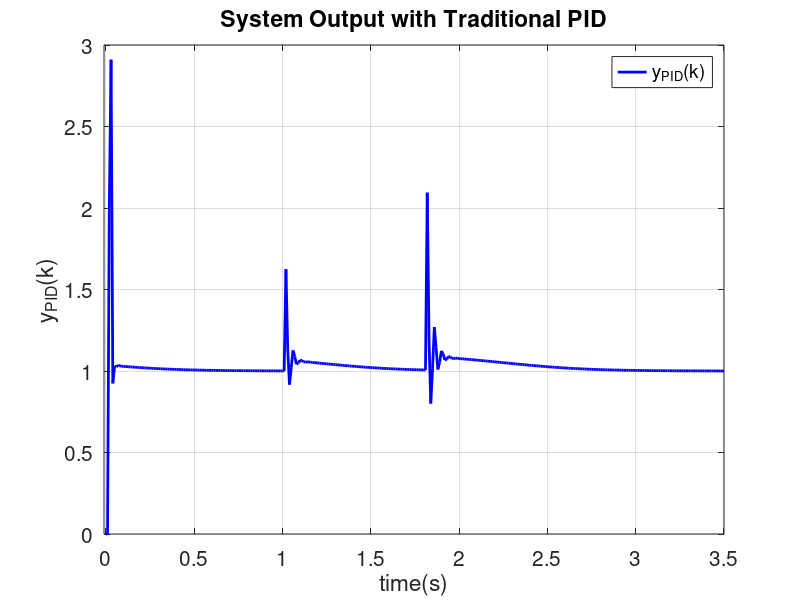
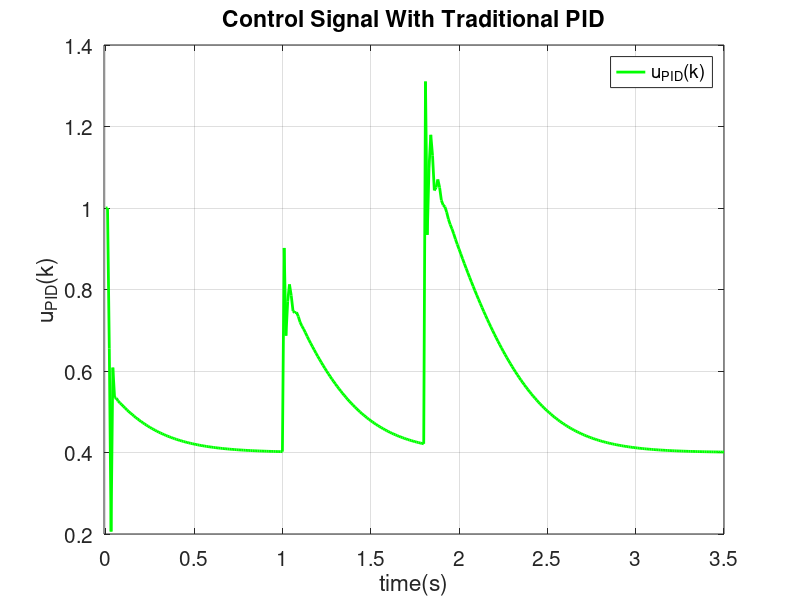
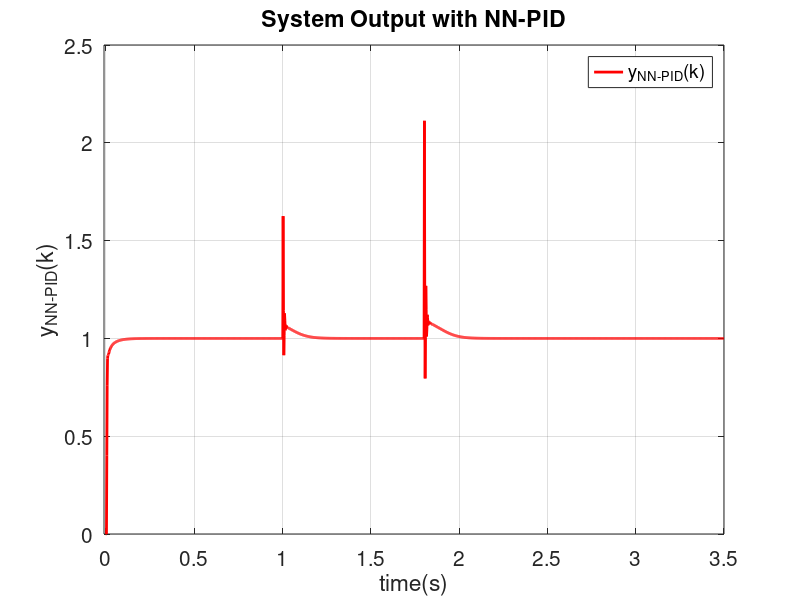
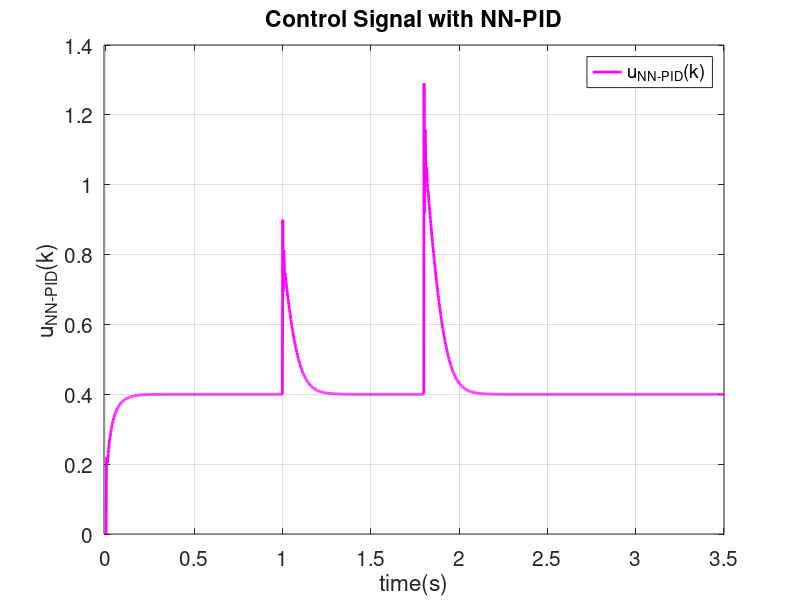

Here is the MATLAB script that generated these plots, in order:
clc
clear all
close all
%% Traditional PID %%
%**********************************************
% Input signal
h=0.01;
t=0:h:3.5;
for k=1:length(t)
    r(k)=1;
end
u=r;
%**********************************************
% system model
% Initializing y(k)
y(1)=0;
y(2)=0;
Kp = 0.16;
Ki = 0.16;
Kd = 0.025;
for k=3:length(t)
    y(k) = (0.8*y(k-1) + 2*u(k-1))/(1+1.5*y(k-2)*u(k-2));
     ey(k)=r(k)-y(k);   %error
    eyc(k,1)=ey(k)-ey(k-1);
    u(k)=u(k-1)+Kp*(ey(k)-ey(k-1))+Ki*(ey(k))+Kd*(ey(k)-2*ey(k-1)+ey(k-2));
    loss_PID = 0.5*ey(k)^2;
    %%disturbance
     if t(k-1)==1
        u(k)=u(k)+0.5; %first dis
    elseif t(k-1)==1.8
        u(k)=u(k)+0.89; %second dis
    end
    
end



%% NNPID %%

%% Input signal
h=0.002;
t_np=0:h:3.5;
t_np=t_np';
for k_np=1:length(t_np)
    r_np(k_np,1)=1;
    rp_np(k_np,1)=4;
    
end
Kp_np=0.3;
Ki_np=0.2;
Kd_np=0.01;
B=1; 
%% neural network initialization
N=20; % number of hidden neurons
dim=4;  %number of inputs
eta=0.01; % learning rate
alfa=0.04; % momentom
Wij=0.05*rand(N,dim);  %input to hidden weights
Wli=0.05*rand(3,N);   %hidden to output weights
dWli(:,:,2)=zeros(3,N);
dWij(:,:,2)=zeros(N,dim);

%%
% model
% Initializing y(k) & u(k) & e(k) for k=1,2
y_np(1,1)=0;
y_np(2,1)=0;

e(1,1)=r_np(1)-y_np(1);
e(2,1)=r_np(2)-y_np(2);

u_np(1,1)=0;
u_np(2,1)=0;


for k_np=3:length(t_np)

% % plant & PID & error
    y_np(k_np,1) = (0.8*y_np(k_np-1) + 2*u_np(k_np-1))/(1+1.5*y_np(k_np-2)*u_np(k_np-2));
    e(k_np)=r_np(k_np)-y_np(k_np);   %error
    e2(k_np,1)=e(k_np)-e(k_np-1);
    u_np(k_np)=u_np(k_np-1)+Kp_np*(e(k_np)-e(k_np-1))+Ki_np*(e(k_np))+Kd_np*(e(k_np)-2*e(k_np-1)+e(k_np-2)); %PID 
    loss(k_np) = 0.5*e(k_np)^2;
%     loss = mean(loss);
%% disturbance
    if t_np(k_np-1)==1
        u_np(k_np,1)=u_np(k_np,1)+0.5; %first dis
    elseif t_np(k_np-1)==1.8
        u_np(k_np,1)=u_np(k_np,1)+0.89; %second dis
    end
    %% neural network
    % input layer
    x=[r_np(k_np);u_np(k_np);e(k_np);e2(k_np,1)];  
    O1=x;
    
    %hidden layyer
    net2=Wij*O1;
    O2 =net2/(1 + exp(B*net2));
    
    %outout layer
    net3=Wli*O2;
    O3=0.5*(1+tanh(net3));
    
    
    %% updating weights between hidden and output layer
    for i=1:N
        for l=1:3
            activLJ=0.5+0.5*tanh(net3(l));
            gradactivLJ=activLJ*(1-activLJ);
%        Sig = 1/(1+exp(B*net3(l)));
%        activLJ = net3(l)/(1 + exp(B*net3(l)));    % SWISH activation function
%        gradactivLJ = B*activLJ + Sig*(1-B*activLJ);  %gradient of activation function
            if l==1
                Delta3(l)=e(k_np)*sign(gradient(y_np(k_np),u_np(k_np)))*(e(k_np)-e(k_np-1))*gradactivLJ;
            elseif l==2
                Delta3(l)=e(k_np)*sign(gradient(y_np(k_np),u_np(k_np)))*(e(k_np))*gradactivLJ;
            elseif l==3
                Delta3(l)=e(k_np)*sign(gradient(y_np(k_np),u_np(k_np)))*(e(k_np)-2*e(k_np-1)+e(k_np-2))*gradactivLJ;
            end
            
            dWli(l,i,k_np)=alfa* dWli(l,i,k_np-1)+eta*Delta3(l)*O2(i);
            Wli_new(l,i)=Wli(l,i)+dWli(l,i,k_np);
        end
    end
    %% updating weights between input and hidden layer
    for i=1:N
        for j=1:dim
%             f=tanh(net2(i)); 
%             fp=0.5-0.5*f*f;
             Sig = 1/(1+exp(B*net2(i)));
             activIJ = net2(i)/(1 + exp(B*net2(i)));    % SWISH activation function
             gradactivIJ = B*activIJ + Sig*(1-B*activIJ);  %gradient of activation function
            for l=1:3
                S(l)=Delta3(l)*Wli(l,i);
            end
            Delta2(i)=gradactivIJ*sum(S);
            
            dWij(i,j,k_np)=alfa*dWij(i,j,k_np-1)+eta*Delta2(i)*O1(j);
            Wij(i,j)=Wij(i,j)+dWij(i,j,k_np);
        end
    end
    
    Wli=Wli_new;
                
    net2=Wij*O1;
    O2=tanh(net2);
    
    net3=Wli*O2;
    O3new=0.5*(1+tanh(net3))./[3.33;3.33;20];
    K_np(:,k_np)=O3new;
%     O3 = O3new;

    Kp_np=O3new(1);
    Ki_np=O3new(2);
    Kd_np=O3new(3);
    K_np(1,k_np)=Kp_np;
    K_np(2,k_np)=Ki_np;
    K_np(3,k_np)=Kd_np;
    k_np = k_np+1;
end



%% plotting
%%
figure('Name','System Output with Traditional PID','NumberTitle','off');
plot(t,y,'b','LineWidth',2)
grid on
set(gca,'FontSize',15)
xlim([-0.01 max(t)])
xlabel('time(s)');
ylabel('y_{PID}(k)');
title('System Output with Traditional PID');
legend('y_{PID}(k)')
%%
figure('Name','Control Signal with Traditional PID','NumberTitle','off');
plot(t,u,'g','LineWidth',2)
grid on
set(gca,'FontSize',15)
xlim([-0.01 max(t)])
xlabel('time(s)')
ylabel('u_{PID}(k)')
title('Control Signal With Traditional PID')
legend('u_{PID}(k)')
%%
figure('Name','System Output with NN-PID','NumberTitle','off');
plot(t_np,y_np,'r','LineWidth',2)
grid on
set(gca,'FontSize',15)
xlim([-0.01 max(t)])
xlabel('time(s)')
ylabel('y_{NN-PID}(k)')
title('System Output with NN-PID')
legend('y_{NN-PID}(k)')
%%
figure('Name','Control Signal with NN-PID','NumberTitle','off');
plot(t_np,u_np,'m','LineWidth',2)
grid on
set(gca,'FontSize',15)
xlim([-0.01 max(t)])
xlabel('time(s)')
ylabel('u_{NN-PID}(k)')
title('Control Signal with NN-PID')
legend('u_{NN-PID}(k)')
%%
figure('Name','Loss Function with NN-PID','NumberTitle','off');
plot(t_np,loss,'k','LineWidth',2)
grid on
set(gca,'FontSize',15)
xlim([-0.01 max(t)])
xlabel('time(s)')
ylabel('Loss_{NN-PID}')
title('Loss function')
legend('Loss_{NN-PID}')
%%
figure('Name','PID Gains with NN-PID','NumberTitle','off');
subplot(3,1,1)
plot(t_np,K_np(1,:),'r','LineWidth',2)
grid on
set(gca,'FontSize',15)
axis([-0.05 max(t) 0.05 0.2])
xlabel('time(s)')
ylabel('K_p');
title('PID Gains with NN-PID')

subplot(3,1,2)
plot(t_np,K_np(2,:),'g','LineWidth',2)
grid on
set(gca,'FontSize',15)
axis([-0.05 max(t) 0.05 0.2])
xlabel('time(s)')
ylabel('K_i')

subplot(3,1,3)
plot(t_np,K_np(3,:),'b','LineWidth',2)
grid on
set(gca,'yTick',0.005:0.005:0.025,'FontSize',15)
axis([-0.05 max(t) 0.005 0.03])
xlabel('time(s)')
ylabel('K_d')
%%
figure('Name','System Output','NumberTitle','off');
plot(t,y,'LineWidth',2);
grid on
set(gca,'FontSize',15)
xlim([-0.01 max(t)])
xlabel('time(s)');
ylabel('y(k)');
title('System Output');
hold on
plot(t_np,y_np,'LineWidth',2);
hold off
legend('y_{PID}(k)','y_{NN-PID}(k)')
%%
figure('Name','System Output','NumberTitle','off');
subplot(2,1,1)
plot(t,y,'b','LineWidth',2)
grid on
set(gca,'FontSize',15)
xlim([-0.01 max(t)])
xlabel('time(s)');
ylabel('y_{PID}(k)');
title('System Output with Traditional PID');
legend('y_{PID}(k)')
subplot(2,1,2)
plot(t_np,y_np,'r','LineWidth',2)
grid on
set(gca,'FontSize',15)
xlim([-0.01 max(t)])
xlabel('time(s)')
ylabel('y_{NN-PID}(k)')
title('System Output with NN-PID')
legend('y_{NN-PID}(k)')
%%
figure('Name','Control Signal','NumberTitle','off');
plot(t,u,'LineWidth',2)
grid on
set(gca,'FontSize',15)
xlim([-0.01 max(t)])
xlabel('time(s)')
ylabel('u(k)')
title('Control Signal')
hold on
plot(t_np,u_np,'LineWidth',2)
hold off
legend('u_{PID}(k)','u_{NN-PID}(k)')
%%
figure('Name','Control Signal','NumberTitle','off');
subplot(2,1,1)
plot(t,u,'g','LineWidth',2)
grid on
set(gca,'FontSize',15)
xlim([-0.01 max(t)])
xlabel('time(s)')
ylabel('u_{PID}(k)')
title('Control Signal With Traditional PID')
legend('u_{PID}(k)')
subplot(2,1,2)
plot(t_np,u_np,'m','LineWidth',2)
grid on
set(gca,'FontSize',15)
xlim([-0.01 max(t)])
xlabel('time(s)')
ylabel('u_{NN-PID}(k)')
title('Control Signal with NN-PID')
legend('u_{NN-PID}(k)')


%%
figure('Name','loss','NumberTitle','off');
subplot(2,1,1)
plot(t,loss_PID,'g','LineWidth',2)
grid on
set(gca,'FontSize',15)
xlim([-0.01 max(t)])
xlabel('time(s)')
ylabel('loss_{PID}(k)')
title('loss Traditional PID')
legend('loss_{PID}(k)')
subplot(2,1,2)
plot(t_np,loss,'m','LineWidth',2)
grid on
set(gca,'FontSize',15)
xlim([-0.01 max(t)])
xlabel('time(s)')
ylabel('loss_{NN-PID}(k)')
title('loss of NN-PID')
legend('loss_{NN-PID}(k)')
%%
figure('Name','loss','NumberTitle','off');
plot(t,loss_PID,'LineWidth',2)
grid on
set(gca,'FontSize',15)
xlim([-0.01 max(t)])
xlabel('time(s)')
ylabel('loss_PID')
title('loss')
hold on
plot(t_np,loss,'LineWidth',2)
hold off
legend('loss_{PID}(k)','loss_{NN-PID}(k)')

